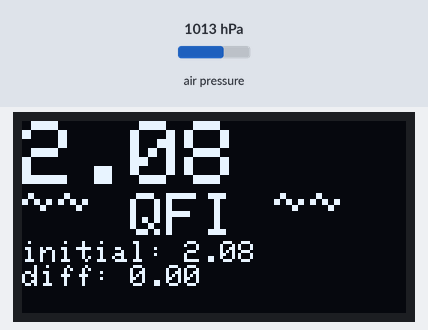
The sketch below on a simulated Arduino Uno, built with avr-gcc and run on an emulated ATmega328P. On the bench: 128×64 one-colour display. Inputs (shaded band) come from the test bench; at power-on: air pressure 1013 hPa. What the sketch prints to the serial monitor is not drawn.

Above: at 1.2 s.
1.3 s: air pressure set to 952 hPa
At 2.3 s:
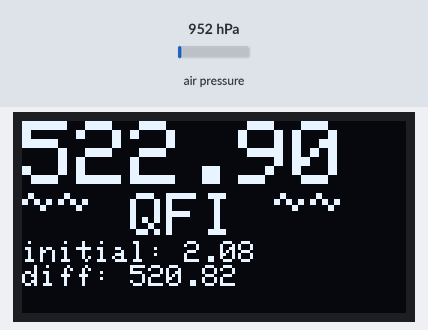
2.8 s: air pressure set to 1048 hPa
Timing chart, 0 to 5.8 s (numbered marks = the images above; inputs shaded):
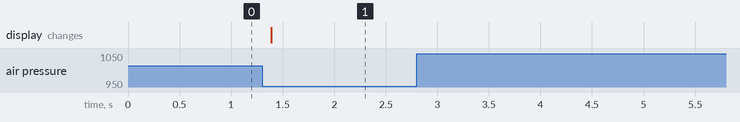

Measured:
- after the input at 1.3 s, the display: changes after 0.09 s (image 1)
- after the input at 2.8 s, every drawn part: stays the same

The sketch:

AltimeterCode.ino
```cpp
/*
To measure maximum altitude and display on LCD screen
- use to attach to projectile and see how high it goes
- displays max height, initial height, difference in initial/max height
*/
#include <SPI.h>
#include <Wire.h>
#include <Adafruit_MPL3115A2.h>
#include <Adafruit_GFX.h>
#include <Adafruit_SSD1306.h>
#include <Adafruit_MPL3115A2.h>

Adafruit_SSD1306 display(128, 64, &Wire, -1);
Adafruit_MPL3115A2 baro = Adafruit_MPL3115A2();
float high = 0;
float initial = 0;
float diff=0;
// Power by connecting Vin to 3-5V, GND to GND
// Uses I2C - connect SCL to the SCL pin, SDA to SDA pin


void setup() {
  Serial.begin(9600);
  Serial.println("Adafruit_MPL3115A2 test!");
  display.begin(SSD1306_SWITCHCAPVCC, 0x3C);
  baro.begin();
  float altm = baro.getAltitude();
  initial = altm; //update variable to store only the initial value
  Serial.print("Initial:");
  Serial.println(initial);
}

void loop() {
  if (! baro.begin()) {
    Serial.println("Couldnt find sensor");
    return;
  }
    display.clearDisplay();
  display.setTextSize(2);
  display.setTextColor(WHITE);
  display.setCursor(0,0);
  float altm = baro.getAltitude();
  if (altm > high){
    high = altm;
  }
  //set up screen and display the alues
  display.setTextSize(3);
  display.println(high);
  display.setTextSize(2);
  diff = high - initial;
  display.setTextSize(2);
  display.println("~~ QFI ~~ ");
  display.setTextSize(1);
  display.print("initial: ");
  display.println(initial);
  display.print("diff: ");
  display.println(diff);
  display.display();
  Serial.print(altm); Serial.println("   meters\t");
  display.clearDisplay();
  delay(100);
 }
```
